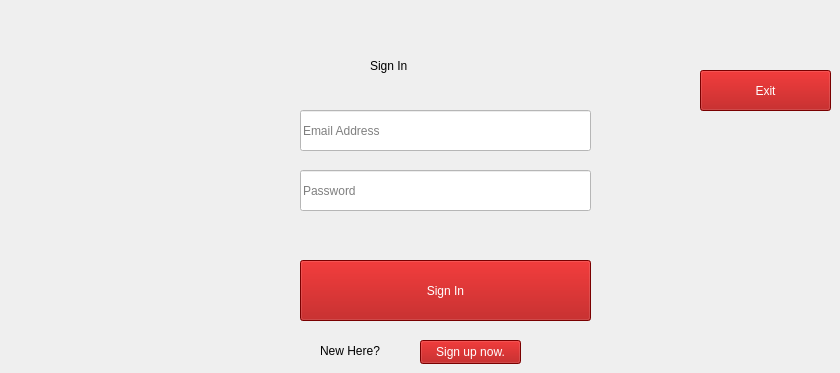
      <widget class="QWidget" name="Sign_in_page">
       <widget class="QLineEdit" name="Email_input">
        <property name="geometry">
         <rect>
          <x>300</x>
          <y>110</y>
          <width>291</width>
          <height>41</height>
         </rect>
        </property>
        <property name="styleSheet">
         <string notr="true">background-color: rgb(255, 255, 255);</string>
        </property>
        <property name="text">
         <string/>
        </property>
        <property name="placeholderText">
         <string>Email Address</string>
        </property>
       </widget>
       <widget class="QPushButton" name="Sign_in_button">
        <property name="geometry">
         <rect>
          <x>300</x>
          <y>260</y>
          <width>291</width>
          <height>61</height>
         </rect>
        </property>
        <property name="styleSheet">
         <string notr="true">background-color: rgb(170, 0, 0);
color: rgb(255, 255, 255);
font: 700 9pt &quot;Segoe UI&quot;;
font: 700 9pt &quot;Segoe UI&quot;;
font: 14pt &quot;Segoe UI&quot;;</string>
        </property>
        <property name="text">
         <string>Sign In</string>
        </property>
       </widget>
       <widget class="QLineEdit" name="pass_input">
        <property name="geometry">
         <rect>
          <x>300</x>
          <y>170</y>
          <width>291</width>
          <height>41</height>
         </rect>
        </property>
        <property name="styleSheet">
         <string notr="true">background-color: rgb(255, 255, 255);</string>
        </property>
        <property name="echoMode">
         <enum>QLineEdit::Password</enum>
        </property>
        <property name="placeholderText">
         <string>Password</string>
        </property>
       </widget>
       <widget class="QLabel" name="new_here_label">
        <property name="geometry">
         <rect>
          <x>320</x>
          <y>340</y>
          <width>81</width>
          <height>21</height>
         </rect>
        </property>
        <property name="styleSheet">
         <string notr="true">font: 12pt &quot;Segoe UI&quot;;
color: rgb(0, 0, 0);</string>
        </property>
        <property name="text">
         <string>New Here?</string>
        </property>
       </widget>
       <widget class="QPushButton" name="Sign_up_button">
        <property name="geometry">
         <rect>
          <x>420</x>
          <y>340</y>
          <width>101</width>
          <height>24</height>
         </rect>
        </property>
        <property name="styleSheet">
         <string notr="true">font: 12pt &quot;Segoe UI&quot;;
background-color: rgb(170, 0, 0);
color: rgb(255, 255, 255);
font: 700 9pt &quot;Segoe UI&quot;;
font: 700 9pt &quot;Segoe UI&quot;;</string>
        </property>
        <property name="text">
         <string>Sign up now.</string>
        </property>
       </widget>
       <widget class="QLabel" name="Sign_in_labell">
        <property name="geometry">
         <rect>
          <x>370</x>
          <y>40</y>
          <width>121</width>
          <height>51</height>
         </rect>
        </property>
        <property name="styleSheet">
         <string notr="true">color: rgb(0, 0, 0);
font: 28pt &quot;Algerian&quot;;</string>
        </property>
        <property name="text">
         <string>Sign In</string>
        </property>
       </widget>
       <widget class="QPushButton" name="Exit_button">
        <property name="geometry">
         <rect>
          <x>700</x>
          <y>70</y>
          <width>131</width>
          <height>41</height>
         </rect>
        </property>
        <property name="styleSheet">
         <string notr="true">background-color: rgb(170, 0, 0);
color: rgb(255, 255, 255);
font: 700 9pt &quot;Segoe UI&quot;;
font: 700 9pt &quot;Segoe UI&quot;;
font: 14pt &quot;Segoe UI&quot;;</string>
        </property>
        <property name="text">
         <string>Exit</string>
        </property>
       </widget>
      </widget>
